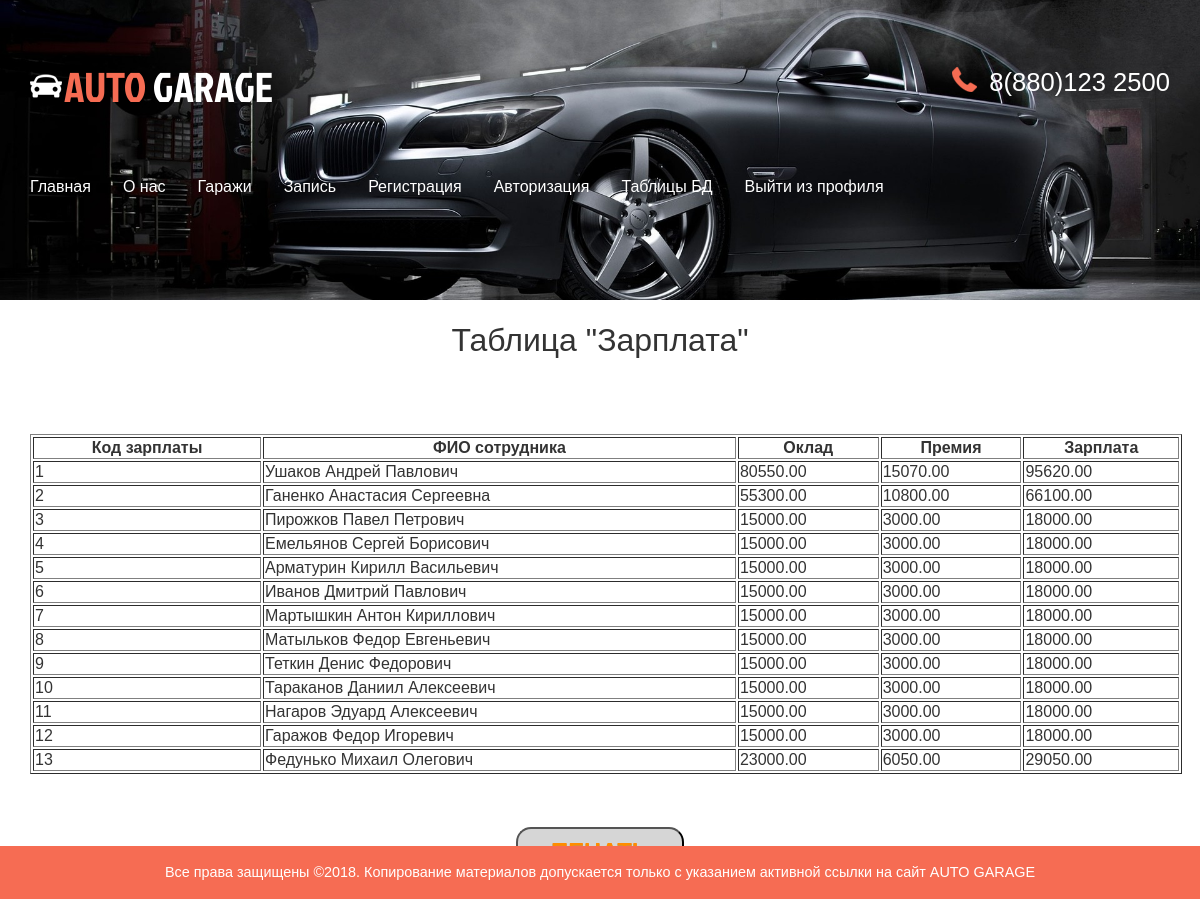
Screenshot of /php_zp.php with the database file from the repository.
### tables this page shows
CREATE TABLE `zarplata` (
  `id_zarp` int(11) NOT NULL,
  `id_sotrud` int(11) NOT NULL,
  `oklad` decimal(10,2) NOT NULL,
  `premia` decimal(10,2) NOT NULL,
  `zarplata` decimal(10,2) NOT NULL
);

CREATE TABLE `sotrudniki` (
  `id_sotrud` int(11) NOT NULL,
  `FIO` varchar(100) NOT NULL,
  `Doljnost` varchar(50) NOT NULL,
  `Addres` varchar(100) NOT NULL,
  `Phone` varchar(50) NOT NULL
);

### php_zp.php (the view, shortened to what this page needs)
<?php include "base.php"; ?>
<html>
<head>
<link href="css/bootstrap.css" rel='stylesheet' type='text/css' />
<link href="css/style.css" rel='stylesheet' type='text/css' />
</head>
<body>
<div class="banner banner2">
	 <div class="container">
	     <div class="header">
			 <div class="logo">
				 <h1><a href="index.php"><img src="images/car.png" alt=""/>AUTO <span>GARAGE</span></a></h1>
			 </div>
			 <div class="top_details">
				 <p><span></span> 8(880)123 2500</p>
				 </div>
			 <div class="clearfix"></div>
		 </div>
		 <nav class="navbar navbar-default">
			 	 <div class="collapse navbar-collapse nav-wil" id="bs-example-navbar-collapse-1">
				  <ul class="nav navbar-nav">
					<li><a href="admindex.php">Главная</a></li>
					<li><a href="admabout.php">О нас</a></li>
					<li><a href="admgallery.php">Гаражи</a></li>
					<li><a href="admzapis.php">Запись</a></li>
					<li><a href="admregistr.php">Регистрация</a></li>
					<li><a href="admautoriz.php">Авторизация</a></li>
					<li><a href="indexadmin.php">Таблицы БД</a></li>
					<li><a href="logout.php">Выйти из профиля</a></li>
				  </ul>
			 </div>
	      </nav>
	 </div>
</div>
<br><h1 align="center"> Таблица "Зарплата"</h1><br>
<table class="table" border=1 width=96% align="center">
 <tr>
<th>Код зарплаты</th>
<th>ФИО сотрудника</th>
<th>Оклад</th>
<th>Премия</th>
<th>Зарплата</th>
</tr>
<?php
$result=mysqli_query($conn, "SELECT zarplata.id_zarp, sotrudniki.FIO, zarplata.oklad, zarplata.premia, zarplata.zarplata
                     from zarplata INNER JOIN sotrudniki
                     on zarplata.id_sotrud=sotrudniki.id_sotrud")
or die(mysqli_error());
$myrow =mysqli_fetch_array($result);
do{
echo "<tr>";
echo
"<td>".$myrow["id_zarp"].
"</td>\n <td>".$myrow["FIO"].
"</td>\n <td>".$myrow["oklad"].
"</td>\n <td>".$myrow["premia"].
"</td>\n <td>".$myrow["zarplata"].
"</td>\n";
echo "</tr>\n";
}
while ($myrow =mysqli_fetch_array($result));
?>
<br></table>
<br><center><button href="javascript://" onclick="print();" class="but2">Печать</button></center><br>
		<div class="footer2">
	 	      <div class="col-md-8 ftr2-bottom">
			<p>Все права защищены &copy<?php echo date("Y") ?>.  Копирование материалов допускается только с указанием активной ссылки на сайт <a href="index.php">AUTO GARAGE</a></p>
	 </div>
</div>
</body>
</html>

### css/style.css (style rules this page uses)
h4, h5, h6, h1, h2, h3 { margin: 0; }
ul, ol { margin: 0; padding:0; }
p { margin: 0; }
html, body { font-family: arial; font-size: 100%; background: #ffffff; height:100%; }
body a { transition:0.5s all; -webkit-transition:0.5s all; -moz-transition:0.5s all; -o-transition:0.5s all; -ms-transition:0.5s all; }
.banner { background:url(../images/bg4.jpg) no-repeat 0px -120px; background-size:cover; min-height:800px; }
.header { margin-top:4em; }
.logo { float:left; }
.logo h1 a { color:#F66C53; text-decoration:none; font-family:'JockeyOne-Regular'; font-size:1.3em; font-weight: normal; }
.logo h1 a img { margin-right:2px; vertical-align:initial; }
.logo h1 a span { color:#fff; }
.top_details { float:right; }
.top_details p { color:#fff; font-size:1.6em; margin-bottom:0.5em; }
.top_details p span { background: url(../images/phn.png) no-repeat 0px 0px; width: 25px; height: 29px; display: inline-block; margin-right: 5px; vertical-align: text-bottom; }
.navbar-default { background:none; border:none; }
.navbar-default ul li { display:inline-block; }
.navbar-default ul li a { display:block; color:#fff; text-decoration:none; padding:0 2em 0 0; }
.navbar-default .navbar-nav > li > a { color:#fff; }
.navbar-collapse { padding:0; }
.navbar { margin:4em 0; }
.footer2 { margin: 0px; position: fixed; left: 0; right: 0; bottom: 0; width: 100%; }
.ftr2-bottom { background: #F66C53; width:100%; padding:1em 0; text-align:center; margin: 0px;yyy }
.ftr2-bottom p { color: #fff; font-size: 0.9em; text-align:center; }
.ftr2-bottom p a { color:#fff; }
.banner2 { background: url(../images/bg4.jpg) no-repeat 0px -192px; background-size: cover; min-height: 300px; }

### rows the page displays
zarplata: id_zarp "1", id_sotrud.FIO "Ушаков Андрей Павлович", oklad "80550.00", premia "15070.00", zarplata "95620.00"
zarplata: id_zarp "2", id_sotrud.FIO "Ганенко Анастасия Сергеевна", oklad "55300.00", premia "10800.00", zarplata "66100.00"
zarplata: id_zarp "3", id_sotrud.FIO "Пирожков Павел Петрович", oklad "15000.00", premia "3000.00", zarplata "18000.00"
zarplata: id_zarp "4", id_sotrud.FIO "Емельянов Сергей Борисович", oklad "15000.00", premia "3000.00", zarplata "18000.00"
zarplata: id_zarp "5", id_sotrud.FIO "Арматурин Кирилл Васильевич", oklad "15000.00", premia "3000.00", zarplata "18000.00"
zarplata: id_zarp "6", id_sotrud.FIO "Иванов Дмитрий Павлович", oklad "15000.00", premia "3000.00", zarplata "18000.00"
zarplata: id_zarp "7", id_sotrud.FIO "Мартышкин Антон Кириллович", oklad "15000.00", premia "3000.00", zarplata "18000.00"
zarplata: id_zarp "8", id_sotrud.FIO "Матыльков Федор Евгеньевич", oklad "15000.00", premia "3000.00", zarplata "18000.00"
zarplata: id_zarp "9", id_sotrud.FIO "Теткин Денис Федорович", oklad "15000.00", premia "3000.00", zarplata "18000.00"
zarplata: id_zarp "10", id_sotrud.FIO "Тараканов Даниил Алексеевич", oklad "15000.00", premia "3000.00", zarplata "18000.00"
zarplata: id_zarp "11", id_sotrud.FIO "Нагаров Эдуард Алексеевич", oklad "15000.00", premia "3000.00", zarplata "18000.00"
zarplata: id_zarp "12", id_sotrud.FIO "Гаражов Федор Игоревич", oklad "15000.00", premia "3000.00", zarplata "18000.00"
zarplata: id_zarp "13", id_sotrud.FIO "Федунько Михаил Олегович", oklad "23000.00", premia "6050.00", zarplata "29050.00"
